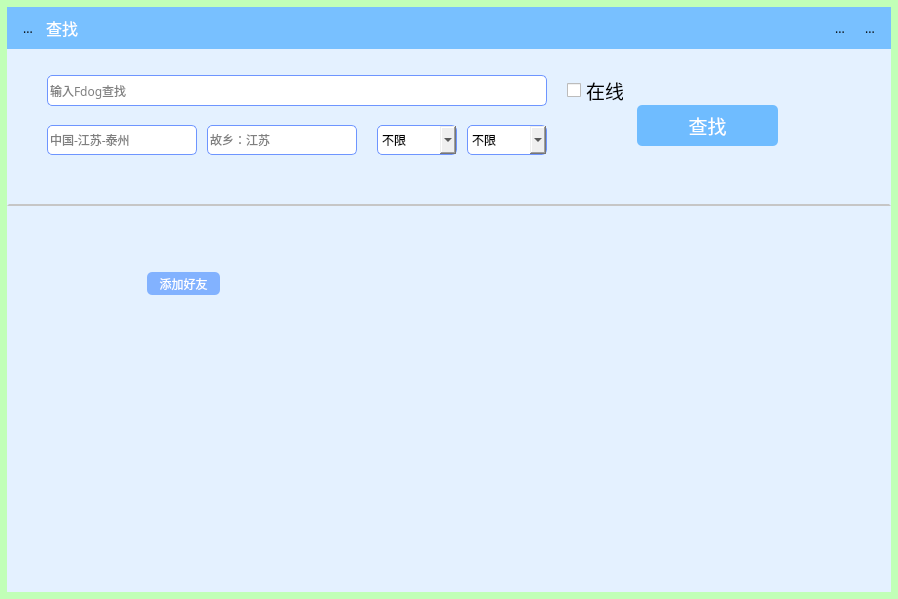
<?xml version="1.0" encoding="UTF-8"?>
<ui version="4.0">
 <class>Query</class>
 <widget class="QWidget" name="Query">
  <property name="geometry">
   <rect>
    <x>0</x>
    <y>0</y>
    <width>898</width>
    <height>599</height>
   </rect>
  </property>
  <property name="windowTitle">
   <string>查找</string>
  </property>
  <property name="windowIcon">
   <iconset resource="libres.qrc">
    <normaloff>:/lib/fdogicon.png</normaloff>:/lib/fdogicon.png</iconset>
  </property>
  <property name="styleSheet">
   <string notr="true">*{font-family:Microsoft YaHei;}
#Query{
background-color: rgb(193, 255, 183);
}</string>
  </property>
  <layout class="QGridLayout" name="gridLayout">
   <property name="leftMargin">
    <number>7</number>
   </property>
   <property name="topMargin">
    <number>7</number>
   </property>
   <property name="rightMargin">
    <number>7</number>
   </property>
   <property name="bottomMargin">
    <number>7</number>
   </property>
   <item row="0" column="0">
    <widget class="QWidget" name="widget_2" native="true">
     <property name="styleSheet">
      <string notr="true">#widget_2{
background-color: rgb(228, 241, 255);
}</string>
     </property>
     <layout class="QVBoxLayout" name="verticalLayout_2" stretch="1,3,10">
      <property name="leftMargin">
       <number>0</number>
      </property>
      <property name="topMargin">
       <number>0</number>
      </property>
      <property name="rightMargin">
       <number>0</number>
      </property>
      <property name="bottomMargin">
       <number>0</number>
      </property>
      <item>
       <widget class="QWidget" name="widget" native="true">
        <property name="styleSheet">
         <string notr="true">background-color: rgb(120, 192, 255);</string>
        </property>
        <layout class="QVBoxLayout" name="verticalLayout" stretch="1">
         <item>
          <layout class="QHBoxLayout" name="horizontalLayout_3">
           <item>
            <widget class="QToolButton" name="toolButton">
             <property name="font">
              <font>
               <family>Microsoft YaHei</family>
               <stylestrategy>PreferAntialias</stylestrategy>
              </font>
             </property>
             <property name="text">
              <string>...</string>
             </property>
             <property name="icon">
              <iconset resource="libres.qrc">
               <normaloff>:/lib/fdogicon.png</normaloff>:/lib/fdogicon.png</iconset>
             </property>
             <property name="iconSize">
              <size>
               <width>20</width>
               <height>20</height>
              </size>
             </property>
             <property name="autoRaise">
              <bool>true</bool>
             </property>
            </widget>
           </item>
           <item>
            <widget class="QLabel" name="label">
             <property name="font">
              <font>
               <family>Microsoft YaHei</family>
               <pointsize>12</pointsize>
               <stylestrategy>PreferAntialias</stylestrategy>
              </font>
             </property>
             <property name="styleSheet">
              <string notr="true">color: rgb(255, 255, 255);</string>
             </property>
             <property name="text">
              <string>查找</string>
             </property>
            </widget>
           </item>
           <item>
            <spacer name="horizontalSpacer">
             <property name="font">
              <font>
               <family>Microsoft YaHei</family>
               <stylestrategy>PreferAntialias</stylestrategy>
              </font>
             </property>
             <property name="orientation">
              <enum>Qt::Horizontal</enum>
             </property>
             <property name="sizeHint" stdset="0">
              <size>
               <width>40</width>
               <height>20</height>
              </size>
             </property>
            </spacer>
           </item>
           <item>
            <widget class="QToolButton" name="toolButton_2">
             <property name="font">
              <font>
               <family>Microsoft YaHei</family>
               <stylestrategy>PreferAntialias</stylestrategy>
              </font>
             </property>
             <property name="text">
              <string>...</string>
             </property>
             <property name="icon">
              <iconset resource="libres.qrc">
               <normaloff>:/lib/zuixiaohua.png</normaloff>:/lib/zuixiaohua.png</iconset>
             </property>
             <property name="iconSize">
              <size>
               <width>20</width>
               <height>20</height>
              </size>
             </property>
             <property name="autoRaise">
              <bool>true</bool>
             </property>
            </widget>
           </item>
           <item>
            <widget class="QToolButton" name="toolButton_4">
             <property name="font">
              <font>
               <family>Microsoft YaHei</family>
               <stylestrategy>PreferAntialias</stylestrategy>
              </font>
             </property>
             <property name="text">
              <string>...</string>
             </property>
             <property name="icon">
              <iconset resource="libres.qrc">
               <normaloff>:/lib/guanbi.png</normaloff>:/lib/guanbi.png</iconset>
             </property>
             <property name="iconSize">
              <size>
               <width>20</width>
               <height>20</height>
              </size>
             </property>
             <property name="autoRaise">
              <bool>true</bool>
             </property>
            </widget>
           </item>
          </layout>
         </item>
        </layout>
       </widget>
      </item>
      <item>
       <widget class="QWidget" name="widget_3" native="true">
        <property name="minimumSize">
         <size>
          <width>0</width>
          <height>151</height>
         </size>
        </property>
        <property name="styleSheet">
         <string notr="true">#widget_3{
border-style:solid;
border-width:2px;
	border-bottom-color: rgb(198, 198, 198);
}
</string>
        </property>
        <widget class="QComboBox" name="comboBox_2">
         <property name="geometry">
          <rect>
           <x>460</x>
           <y>70</y>
           <width>80</width>
           <height>30</height>
          </rect>
         </property>
         <property name="minimumSize">
          <size>
           <width>70</width>
           <height>30</height>
          </size>
         </property>
         <property name="maximumSize">
          <size>
           <width>80</width>
           <height>16777215</height>
          </size>
         </property>
         <property name="font">
          <font>
           <family>Microsoft YaHei</family>
           <stylestrategy>PreferAntialias</stylestrategy>
          </font>
         </property>
         <property name="styleSheet">
          <string notr="true">border-color: rgb(110, 149, 255);
border-style:solid;
border-width:1px;
border-radius:5px;</string>
         </property>
         <item>
          <property name="text">
           <string>不限</string>
          </property>
         </item>
         <item>
          <property name="text">
           <string>12-16</string>
          </property>
         </item>
         <item>
          <property name="text">
           <string>17-21</string>
          </property>
         </item>
         <item>
          <property name="text">
           <string>22-30</string>
          </property>
         </item>
        </widget>
        <widget class="QLineEdit" name="lineEdit">
         <property name="geometry">
          <rect>
           <x>40</x>
           <y>20</y>
           <width>500</width>
           <height>31</height>
          </rect>
         </property>
         <property name="minimumSize">
          <size>
           <width>0</width>
           <height>30</height>
          </size>
         </property>
         <property name="maximumSize">
          <size>
           <width>500</width>
           <height>16777215</height>
          </size>
         </property>
         <property name="font">
          <font>
           <family>Microsoft YaHei</family>
           <stylestrategy>PreferAntialias</stylestrategy>
          </font>
         </property>
         <property name="styleSheet">
          <string notr="true">border-color: rgb(110, 149, 255);
border-style:solid;
border-width:1px;
border-radius:5px;</string>
         </property>
         <property name="placeholderText">
          <string>输入Fdog查找</string>
         </property>
        </widget>
        <widget class="QComboBox" name="comboBox">
         <property name="geometry">
          <rect>
           <x>370</x>
           <y>70</y>
           <width>80</width>
           <height>30</height>
          </rect>
         </property>
         <property name="minimumSize">
          <size>
           <width>70</width>
           <height>30</height>
          </size>
         </property>
         <property name="maximumSize">
          <size>
           <width>80</width>
           <height>16777215</height>
          </size>
         </property>
         <property name="font">
          <font>
           <family>Microsoft YaHei</family>
           <stylestrategy>PreferAntialias</stylestrategy>
          </font>
         </property>
         <property name="styleSheet">
          <string notr="true">border-color: rgb(110, 149, 255);
border-style:solid;
border-width:1px;
border-radius:5px;</string>
         </property>
         <item>
          <property name="text">
           <string>不限</string>
          </property>
         </item>
         <item>
          <property name="text">
           <string>男</string>
          </property>
         </item>
         <item>
          <property name="text">
           <string>女</string>
          </property>
         </item>
        </widget>
        <widget class="QLineEdit" name="lineEdit_3">
         <property name="geometry">
          <rect>
           <x>200</x>
           <y>70</y>
           <width>150</width>
           <height>30</height>
          </rect>
         </property>
         <property name="minimumSize">
          <size>
           <width>0</width>
           <height>30</height>
          </size>
         </property>
         <property name="maximumSize">
          <size>
           <width>150</width>
           <height>16777215</height>
          </size>
         </property>
         <property name="font">
          <font>
           <family>Microsoft YaHei</family>
           <stylestrategy>PreferAntialias</stylestrategy>
          </font>
         </property>
         <property name="styleSheet">
          <string notr="true">border-color: rgb(110, 149, 255);
border-style:solid;
border-width:1px;
border-radius:5px;</string>
         </property>
         <property name="placeholderText">
          <string>故乡：江苏</string>
         </property>
        </widget>
        <widget class="QLineEdit" name="lineEdit_2">
         <property name="geometry">
          <rect>
           <x>40</x>
           <y>70</y>
           <width>150</width>
           <height>30</height>
          </rect>
         </property>
         <property name="minimumSize">
          <size>
           <width>0</width>
           <height>30</height>
          </size>
         </property>
         <property name="maximumSize">
          <size>
           <width>150</width>
           <height>16777215</height>
          </size>
         </property>
         <property name="font">
          <font>
           <family>Microsoft YaHei</family>
           <stylestrategy>PreferAntialias</stylestrategy>
          </font>
         </property>
         <property name="styleSheet">
          <string notr="true">border-color: rgb(110, 149, 255);
border-style:solid;
border-width:1px;
border-radius:5px;</string>
         </property>
         <property name="placeholderText">
          <string>中国-江苏-泰州</string>
         </property>
        </widget>
        <widget class="QPushButton" name="pushButton">
         <property name="geometry">
          <rect>
           <x>630</x>
           <y>50</y>
           <width>141</width>
           <height>41</height>
          </rect>
         </property>
         <property name="minimumSize">
          <size>
           <width>90</width>
           <height>30</height>
          </size>
         </property>
         <property name="font">
          <font>
           <family>Microsoft YaHei</family>
           <pointsize>14</pointsize>
           <stylestrategy>PreferAntialias</stylestrategy>
          </font>
         </property>
         <property name="styleSheet">
          <string notr="true">background-color: rgb(111, 188, 255);
border-style:solid;
color: rgb(255, 255, 255);
border-radius:5px;</string>
         </property>
         <property name="text">
          <string>查找</string>
         </property>
        </widget>
        <widget class="QCheckBox" name="checkBox">
         <property name="geometry">
          <rect>
           <x>560</x>
           <y>20</y>
           <width>57</width>
           <height>31</height>
          </rect>
         </property>
         <property name="minimumSize">
          <size>
           <width>0</width>
           <height>30</height>
          </size>
         </property>
         <property name="font">
          <font>
           <family>Microsoft YaHei</family>
           <pointsize>14</pointsize>
           <weight>50</weight>
           <bold>false</bold>
           <stylestrategy>PreferAntialias</stylestrategy>
          </font>
         </property>
         <property name="styleSheet">
          <string notr="true"/>
         </property>
         <property name="text">
          <string>在线</string>
         </property>
        </widget>
       </widget>
      </item>
      <item>
       <widget class="QWidget" name="widget_4" native="true">
        <widget class="QPushButton" name="pushButton_3">
         <property name="geometry">
          <rect>
           <x>140</x>
           <y>60</y>
           <width>73</width>
           <height>23</height>
          </rect>
         </property>
         <property name="font">
          <font>
           <family>Microsoft YaHei</family>
           <stylestrategy>PreferAntialias</stylestrategy>
          </font>
         </property>
         <property name="styleSheet">
          <string notr="true">background-color: rgb(130, 178, 255);
border-style:solid;
color: rgb(255, 255, 255);
border-radius:5px;
</string>
         </property>
         <property name="text">
          <string>添加好友</string>
         </property>
        </widget>
        <widget class="QPushButton" name="pushButton_4">
         <property name="geometry">
          <rect>
           <x>60</x>
           <y>20</y>
           <width>66</width>
           <height>66</height>
          </rect>
         </property>
         <property name="font">
          <font>
           <family>Microsoft YaHei</family>
           <stylestrategy>PreferAntialias</stylestrategy>
          </font>
         </property>
         <property name="styleSheet">
          <string notr="true">border-radius:33px;</string>
         </property>
         <property name="text">
          <string/>
         </property>
         <property name="iconSize">
          <size>
           <width>66</width>
           <height>66</height>
          </size>
         </property>
        </widget>
        <widget class="QLabel" name="label_2">
         <property name="geometry">
          <rect>
           <x>140</x>
           <y>20</y>
           <width>54</width>
           <height>12</height>
          </rect>
         </property>
         <property name="font">
          <font>
           <family>Microsoft YaHei</family>
           <stylestrategy>PreferAntialias</stylestrategy>
          </font>
         </property>
         <property name="text">
          <string/>
         </property>
        </widget>
        <widget class="QLabel" name="label_3">
         <property name="geometry">
          <rect>
           <x>140</x>
           <y>40</y>
           <width>54</width>
           <height>12</height>
          </rect>
         </property>
         <property name="font">
          <font>
           <family>Microsoft YaHei</family>
           <stylestrategy>PreferAntialias</stylestrategy>
          </font>
         </property>
         <property name="text">
          <string/>
         </property>
        </widget>
       </widget>
      </item>
     </layout>
    </widget>
   </item>
  </layout>
 </widget>
 <resources>
  <include location="libres.qrc"/>
 </resources>
 <connections>
  <connection>
   <sender>toolButton_2</sender>
   <signal>clicked()</signal>
   <receiver>Query</receiver>
   <slot>showMinimized()</slot>
   <hints>
    <hint type="sourcelabel">
     <x>673</x>
     <y>11</y>
    </hint>
    <hint type="destinationlabel">
     <x>357</x>
     <y>271</y>
    </hint>
   </hints>
  </connection>
 </connections>
</ui>
